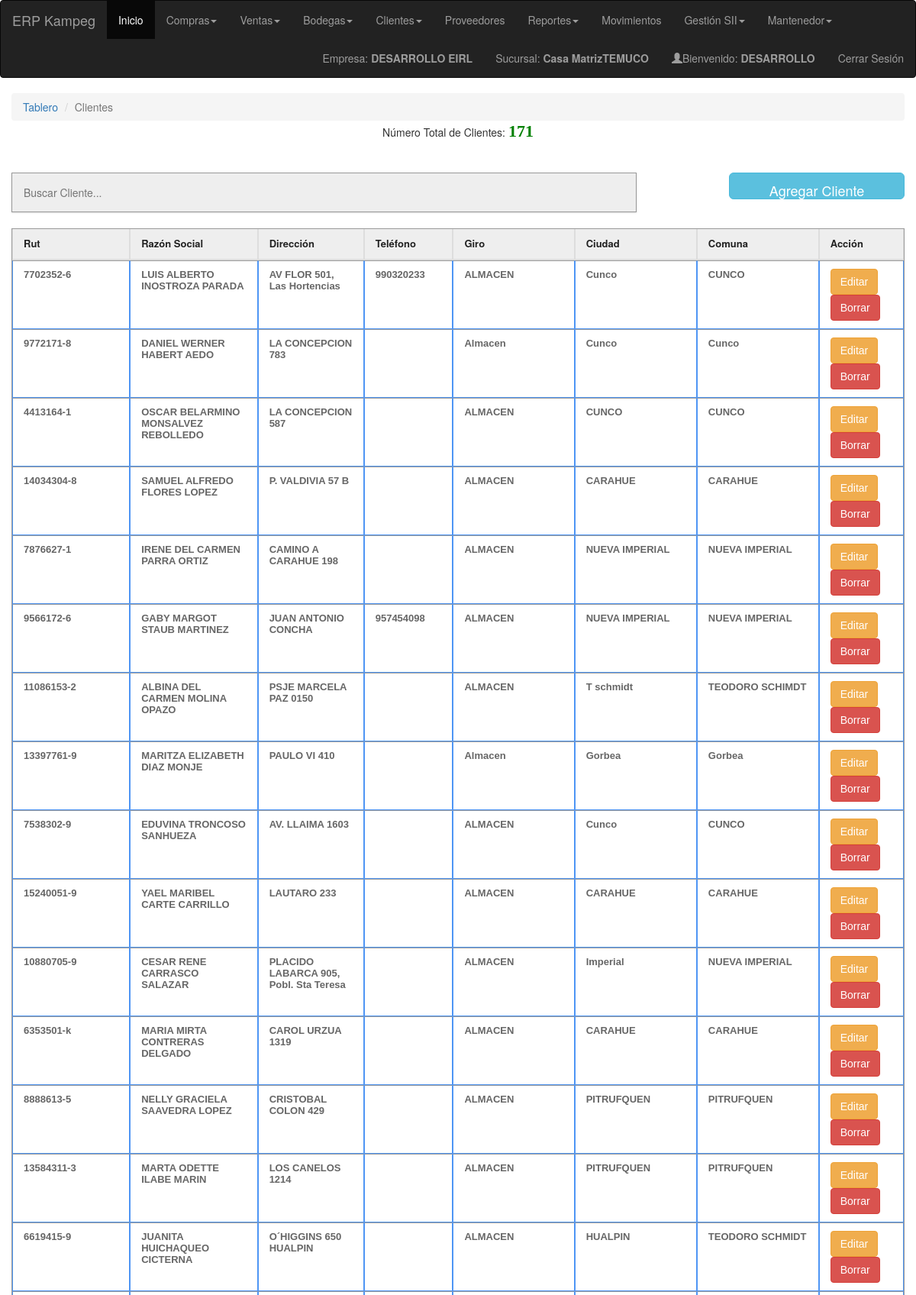
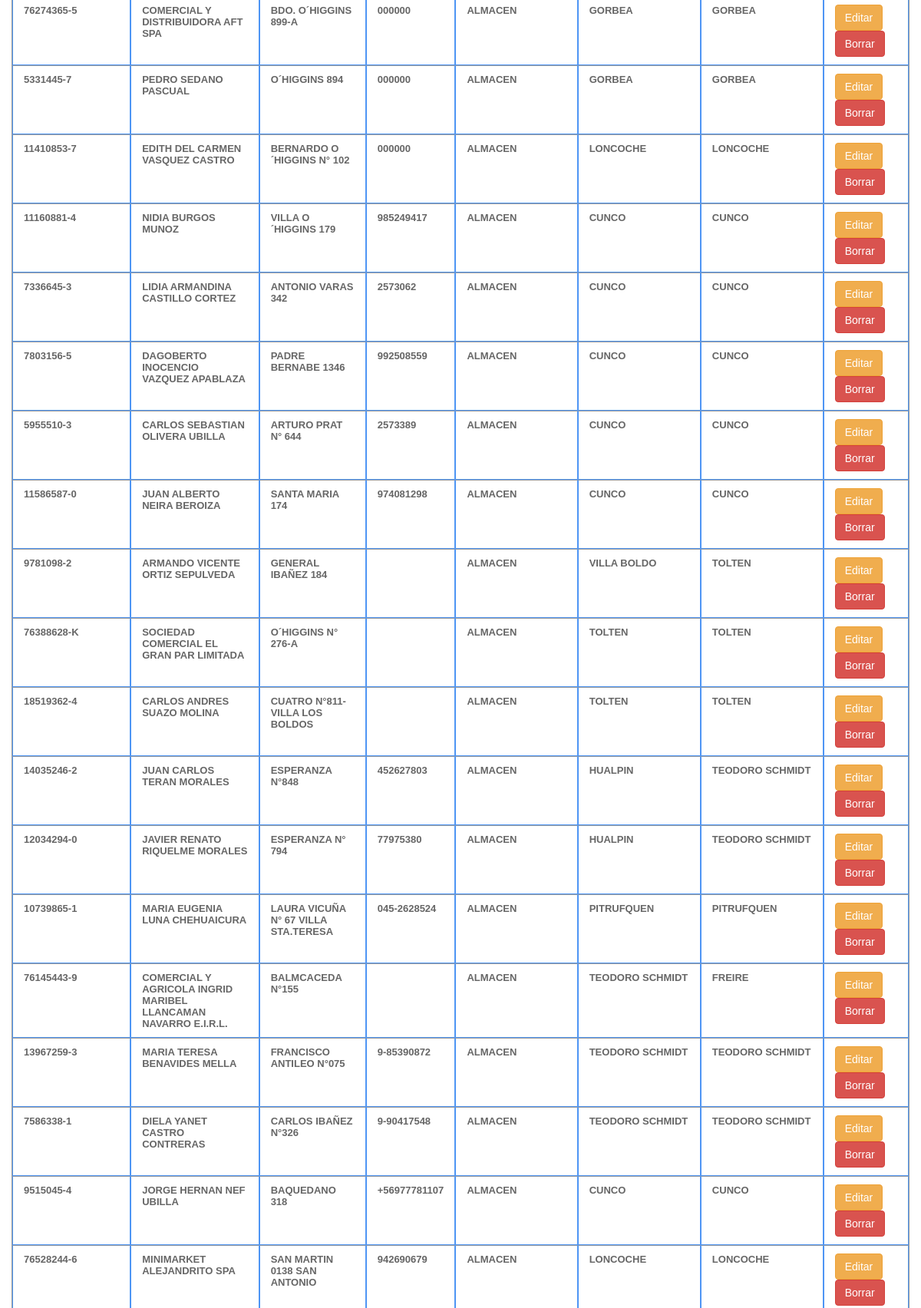
The app's page /intranet/customer.php (signed in, upper part) with its own data (2 pictures, top to bottom).
### tables this page shows
CREATE TABLE `empresa` (
  `empresa_id` int(11) NOT NULL AUTO_INCREMENT,
  `empresa_nombre` varchar(100) NOT NULL,
  `empresa_rut` varchar(100) NOT NULL,
  `empresa_direccion` varchar(100) NOT NULL,
  `empresa_telefono` varchar(100) NOT NULL,
  `empresa_representante_legal` varchar(100) NOT NULL,
  `user_create` varchar(100) NOT NULL,
  `date_create` timestamp NOT NULL DEFAULT CURRENT_TIMESTAMP,
  `user_update` varchar(100) NOT NULL,
  `date_update` timestamp NOT NULL DEFAULT '0000-00-00 00:00:00',
  `delete` int(1) NOT NULL DEFAULT '0',
  PRIMARY KEY (`empresa_id`)
);

CREATE TABLE `sucursal` (
  `sucursal_id` int(10) NOT NULL AUTO_INCREMENT,
  `sucursal_nombre` varchar(50) DEFAULT '0',
  `sucursal_direccion` varchar(100) DEFAULT '0',
  `sucursal_telefono` varchar(50) DEFAULT '0',
  `sucursal_ciudad` varchar(50) DEFAULT '0',
  `sucursal_comuna` varchar(50) DEFAULT '0',
  `empresa_id` int(10) NOT NULL DEFAULT '0',
  `user_create` varchar(50) DEFAULT '0',
  `date_create` timestamp NULL DEFAULT CURRENT_TIMESTAMP,
  `user_update` varchar(100) NOT NULL,
  `date_update` timestamp NOT NULL DEFAULT '0000-00-00 00:00:00',
  `delete` int(1) NOT NULL DEFAULT '0',
  PRIMARY KEY (`sucursal_id`,`empresa_id`),
  KEY `FK__empresa` (`empresa_id`),
  CONSTRAINT `FK__empresa` FOREIGN KEY (`empresa_id`) REFERENCES `empresa` (`empresa_id`)
);

CREATE TABLE `customer` (
  `customer_id` int(11) NOT NULL AUTO_INCREMENT,
  `rut` varchar(15) NOT NULL,
  `customer_name` varchar(100) NOT NULL,
  `customer_fantasyname` varchar(100) NOT NULL,
  `address` varchar(100) NOT NULL,
  `contact` varchar(100) NOT NULL,
  `phone` varchar(100) NOT NULL,
  `membership_number` varchar(100) NOT NULL,
  `prod_name` varchar(550) NOT NULL,
  `email` varchar(150) NOT NULL,
  `expected_date` varchar(500) NOT NULL,
  `ciudad` varchar(100) NOT NULL,
  `comuna` varchar(100) NOT NULL,
  `note` varchar(500) NOT NULL,
  `empresa_id` int(10) NOT NULL,
  `sucursal_id` int(10) NOT NULL,
  `user_create` varchar(100) NOT NULL,
  `date_create` timestamp NOT NULL DEFAULT CURRENT_TIMESTAMP,
  `user_update` varchar(100) NOT NULL,
  `date_update` timestamp NOT NULL DEFAULT '0000-00-00 00:00:00',
  `delete` int(1) NOT NULL DEFAULT '0',
  `tipo_cliente` varchar(50) DEFAULT NULL,
  `bloqueado` varchar(10) DEFAULT NULL,
  `rut_libre` varchar(10) DEFAULT NULL,
  `descuento` varchar(10) DEFAULT NULL,
  `porcentaje_maximo_descuento` varchar(20) DEFAULT NULL,
  `saldo_maximo` int(30) DEFAULT NULL,
  `vendedor_cartera` varchar(50) DEFAULT NULL,
  PRIMARY KEY (`customer_id`),
  KEY `FK_customer_empresa` (`empresa_id`),
  CONSTRAINT `FK_customer_empresa` FOREIGN KEY (`empresa_id`) REFERENCES `empresa` (`empresa_id`)
);

### connect.php (called while the page is built, shortened)
<?php
	$sesionEmpresaID = $_SESSION['SESS_EMPRESA_ID'];
	$sesionSucursalID = $_SESSION['SESS_SUCURSAL_ID'];
	$userposition = $_SESSION['SESS_TYPE'];
?>

### intranet/customer.php (the view, shortened to what this page needs)
<html>
<head>
        <link href="../css/bootstrap.min.css" rel="stylesheet">
        <?php
			require_once('auth.php');
		 ?>
    </head>
<body>
<?php include('navfixed.php');?>
<div class="container-fluid">
      <div class="row-fluid">
	<div class="span10">
	<div class="contentheader">
			<ul class="breadcrumb">
			<li><a href="index.php">Tablero</a></li>
			<li class="active">Clientes</li>
			</ul>
<div style="margin-top: -19px; margin-bottom: 21px;">
<?php
			include('../connect.php');
				$result = mysql_query("SELECT * FROM customer WHERE empresa_id = $sesionEmpresaID AND `delete`='0' ORDER BY customer_id DESC");
				$rowcount = mysql_num_rows($result);
			?>
			<div style="text-align:center;">
			N&uacute;mero Total de Clientes: <font color="green" style="font:bold 22px 'Aleo';"><?php echo $rowcount;?></font>
			</div>
</div>
<br />
<input type="text" name="filter" style="padding:15px;" id="filter" placeholder="Buscar Cliente..." autocomplete="off" />
<button type="button" class="btn btn-info btn-lg" id="myBtn" style="float:right; width:230px; height:35px;" >Agregar Cliente</button>
<br /><br /><br />
<table class="table table-bordered" id="resultTable" data-responsive="table" style="text-align: left;">
	<thead>
		<tr>
			<th width="15%"> Rut </th>
			<th width="10%"> Raz&oacute;n Social </th>
			<th width="10%"> Direcci&oacute;n </th>
            <th width="10%"> Tel&eacute;fono </th>
			<th width="15%"> Giro</th>
			<th width="15%"> Ciudad</th>
			<th width="15%"> Comuna</th>
			<th width="10%"> Acci&oacute;n </th>
		</tr>
	</thead>
	<tbody>
			<?php
				include('../connect.php');
				$result = mysql_query("SELECT * FROM customer WHERE empresa_id = $sesionEmpresaID AND `delete`='0' ORDER BY customer_id DESC");
				while($row = mysql_fetch_array($result, MYSQL_ASSOC))
				{
			?>
			<tr class="record">
			<td><?php echo $row['rut']; ?></td>
			<td><?php echo $row['customer_name']; ?></td>
			<td><?php echo $row['address']; ?></td>
            <td><?php echo $row['phone']; ?></td>
			<td><?php echo $row['prod_name']; ?></td>
			<td><?php echo $row['ciudad']; ?></td>
			<td><?php echo $row['comuna']; ?></td>
			<td>
            <Button data-id="<?php echo $row['customer_id']; ?>" type="button" class="btn btn-warning btn-mini editButton" data-toggle="modal" />Editar</button>
			<a href="#" id="<?php echo $row['customer_id']; ?>" class="delbutton" title="Click para borrar cliente"><button class="btn btn-danger btn-mini"><i class="icon-trash"></i> Borrar</button></a></td>
			</tr>
			<?php
				}
			?>
	</tbody>
</table>
       	<link href="../style.css" media="screen" rel="stylesheet" type="text/css" />
  </div>
  </div>
  </div>
</body>
</html>

### intranet/navfixed.php (shortened to what this page needs)
 <?php include('../connect.php');?>
 <nav class="navbar navbar-inverse">
  <div class="container-fluid">
    <div class="navbar-header">
      <a class="navbar-brand" href="index.php">ERP Kampeg</a>
    </div>
    <ul class="nav navbar-nav">
      <li class="active"><a href="index.php">Inicio</a></li>
      <?php if($userposition=='Vendedor' || $userposition=='Cajero' || $userposition=='Administrador'){?>
      <li class="dropdown"><a class="dropdown-toggle" data-toggle="dropdown" href="#">Compras<span class="caret"></span></a>
      </li>
      <?php }?>
      <?php if($userposition=='Vendedor' || $userposition=='Cajero' || $userposition=='Administrador'){?>
      <li class="dropdown"><a class="dropdown-toggle" data-toggle="dropdown" href="#">Ventas<span class="caret"></span></a>
      </li>
      <?php }?>
      <?php if($userposition=='Bodeguero' || $userposition=='Administrador'){?>
      <li class="dropdown"><a class="dropdown-toggle" data-toggle="dropdown" href="/ERP-Kampeg-PRO/intranet/bodegas.php">Bodegas<span class="caret"></span></a>
      </li>
      <?php }?>
      <?php if($userposition=='Cajero' || $userposition=='Administrador'){?>
      <li class="dropdown"><a class="dropdown-toggle" data-toggle="dropdown" href="/ERP-Kampeg-PRO/intranet/bodegas.php">Clientes<span class="caret"></span></a>
      </li>
      <?php }?>
      <?php if($userposition=='Cajero' || $userposition=='Administrador'){?>
      <li><a href="/ERP-Kampeg-PRO/intranet/supplier.php">Proveedores</a></li>
      <?php }?>
      <?php if($userposition=='Vendedor' || $userposition=='Cajero' || $userposition=='Administrador'){?>
	  <li class="dropdown"><a class="dropdown-toggle" data-toggle="dropdown" href="/ERP-Kampeg-PRO/intranet/bodegas.php">Reportes<span class="caret"></span></a>
      </li>
      <?php }?>
      <?php if($userposition=='Cajero' || $userposition=='Administrador'){?>
      <li><a href="#">Movimientos</a></li>
      <?php }?>
      <?php if($userposition=='Cajero' || $userposition=='Administrador'){?>
      <li class="dropdown"><a class="dropdown-toggle" data-toggle="dropdown" href="#">Gesti&oacute;n SII<span class="caret"></span></a>
      </li>
      <?php }?>
      <?php if($userposition=='Administrador'){?>
      <li class="dropdown"><a class="dropdown-toggle" data-toggle="dropdown" href="#">Mantenedor<span class="caret"></span></a>
      </li>
      <?php }?>
    </ul>
    <ul class="nav navbar-nav navbar-right">
      <li><a href="#">Empresa:<strong>
	  		<?php
				$result = mysql_query("SELECT * from empresa WHERE empresa_id = $sesionEmpresaID");
				while($row = mysql_fetch_array($result, MYSQL_ASSOC))
				{ echo $row['empresa_nombre'];}
			?>
      </strong></a></li>
      <li><a href="#">Sucursal:<strong>
	  		<?php
				$result = mysql_query("SELECT * from sucursal WHERE sucursal_id = $sesionSucursalID");
				while($row = mysql_fetch_array($result, MYSQL_ASSOC))
				{ echo $row['sucursal_nombre'];}
			?>
      </strong></a></li>
      <li><a href="#"><span class="glyphicon glyphicon-user"></span>Bienvenido:<strong> <?php echo $_SESSION['SESS_FIRST_NAME'];?></strong></a></li>
      <li><a href="/ERP-Kampeg-PRO/index.php"><font color="red"><i class="icon-off icon-large"></i></font> Cerrar Sesi&oacute;n</a></li>
    </ul>
  </div>
</nav>

### style.css (style rules this page uses)
td a { color:darkblue; }
input { border: 1px solid #999; background: #EEEEEE; padding: 10px; box-shadow:0 1px 2px #ddd; -moz-box-shadow:0 1px 2px #ddd; -webkit-box-shadow:0 1px 2px #ddd; }
#filter { width: 70%; float:left; }
#resultTable { border-collapse: separate; background-color: #FFFFFF; border-spacing: 0; max-width: 100%; }
#resultTable { color: #666666; text-shadow: 0 1px 0 #FFFFFF; width: 100%; border: 1px solid #999999; box-shadow: 0 5px 5px -5px rgba(0, 0, 0, 0.3); margin-top: 13px; }
#resultTable thead tr th { background: none repeat scroll 0 0 #EEEEEE; color: #222222; padding: 10px 14px; text-align: left; border-top: 0 none; font-size: 13px; }
#resultTable tbody tr td { font: bold 13px 'Arial'; text-align: left; padding: 10px 14px; border-top: 1px solid #999999; }
#resultTable td { padding:7px; border:#4e95f4 1px solid; }
#resultTable tr { background: #fff; }

### records on screen
empresa: empresa_nombre "DESARROLLO EIRL"
sucursal: sucursal_nombre "Casa Matriz"
sucursal: sucursal_nombre "TEMUCO"
customer: rut "7702352-6", customer_name "LUIS ALBERTO INOSTROZA PARADA", address "AV FLOR 501, Las Hortencias", phone "990320233", prod_name "ALMACEN", ciudad "Cunco", comuna "CUNCO"
customer: rut "9772171-8", customer_name "DANIEL WERNER HABERT AEDO", address "LA CONCEPCION 783", prod_name "Almacen", ciudad "Cunco", comuna "Cunco"
customer: rut "4413164-1", customer_name "OSCAR BELARMINO MONSALVEZ REBOLLEDO", address "LA CONCEPCION 587", prod_name "ALMACEN", ciudad "CUNCO", comuna "CUNCO"
customer: rut "14034304-8", customer_name "SAMUEL ALFREDO FLORES LOPEZ", address "P. VALDIVIA 57 B", prod_name "ALMACEN", ciudad "CARAHUE", comuna "CARAHUE"
customer: rut "7876627-1", customer_name "IRENE DEL CARMEN PARRA ORTIZ", address "CAMINO A CARAHUE 198", prod_name "ALMACEN", ciudad "NUEVA IMPERIAL", comuna "NUEVA IMPERIAL"
customer: rut "9566172-6", customer_name "GABY MARGOT STAUB MARTINEZ", address "JUAN ANTONIO CONCHA", phone "957454098", prod_name "ALMACEN", ciudad "NUEVA IMPERIAL", comuna "NUEVA IMPERIAL"
customer: rut "11086153-2", customer_name "ALBINA DEL CARMEN MOLINA OPAZO", address "PSJE MARCELA PAZ 0150", prod_name "ALMACEN", ciudad "T schmidt", comuna "TEODORO SCHIMDT"
customer: rut "13397761-9", customer_name "MARITZA ELIZABETH DIAZ MONJE", address "PAULO VI 410", prod_name "Almacen", ciudad "Gorbea", comuna "Gorbea"
customer: rut "7538302-9", customer_name "EDUVINA TRONCOSO SANHUEZA", address "AV. LLAIMA 1603", prod_name "ALMACEN", ciudad "Cunco", comuna "CUNCO"
customer: rut "15240051-9", customer_name "YAEL MARIBEL CARTE CARRILLO", address "LAUTARO 233", prod_name "ALMACEN", ciudad "CARAHUE", comuna "CARAHUE"
customer: rut "10880705-9", customer_name "CESAR RENE CARRASCO SALAZAR", address "PLACIDO LABARCA 905, Pobl. Sta Teresa", prod_name "ALMACEN", ciudad "Imperial", comuna "NUEVA IMPERIAL"
customer: rut "6353501-k", customer_name "MARIA MIRTA CONTRERAS DELGADO", address "CAROL URZUA 1319", prod_name "ALMACEN", ciudad "CARAHUE", comuna "CARAHUE"
customer: rut "8888613-5", customer_name "NELLY GRACIELA SAAVEDRA LOPEZ", address "CRISTOBAL COLON 429", prod_name "ALMACEN", ciudad "PITRUFQUEN", comuna "PITRUFQUEN"
customer: rut "13584311-3", customer_name "MARTA ODETTE ILABE MARIN", address "LOS CANELOS 1214", prod_name "ALMACEN", ciudad "PITRUFQUEN", comuna "PITRUFQUEN"
customer: rut "6619415-9", customer_name "JUANITA HUICHAQUEO CICTERNA", address "O´HIGGINS 650 HUALPIN", prod_name "ALMACEN", ciudad "HUALPIN", comuna "TEODORO SCHMIDT"
customer: rut "76274365-5", customer_name "COMERCIAL Y DISTRIBUIDORA AFT SPA", address "BDO. O´HIGGINS 899-A", phone "000000", prod_name "ALMACEN", ciudad "GORBEA", comuna "GORBEA"
customer: rut "5331445-7", customer_name "PEDRO SEDANO PASCUAL", address "O´HIGGINS 894", phone "000000", prod_name "ALMACEN", ciudad "GORBEA", comuna "GORBEA"
customer: rut "11410853-7", customer_name "EDITH DEL CARMEN VASQUEZ CASTRO", address "BERNARDO O´HIGGINS N° 102", phone "000000", prod_name "ALMACEN", ciudad "LONCOCHE", comuna "LONCOCHE"
customer: rut "11160881-4", customer_name "NIDIA BURGOS MUNOZ", address "VILLA O´HIGGINS 179", phone "985249417", prod_name "ALMACEN", ciudad "CUNCO", comuna "CUNCO"
customer: rut "7336645-3", customer_name "LIDIA ARMANDINA CASTILLO CORTEZ", address "ANTONIO VARAS 342", phone "2573062", prod_name "ALMACEN", ciudad "CUNCO", comuna "CUNCO"
customer: rut "7803156-5", customer_name "DAGOBERTO INOCENCIO VAZQUEZ APABLAZA", address "PADRE BERNABE 1346", phone "992508559", prod_name "ALMACEN", ciudad "CUNCO", comuna "CUNCO"
customer: rut "5955510-3", customer_name "CARLOS SEBASTIAN OLIVERA UBILLA", address "ARTURO PRAT N° 644", phone "2573389", prod_name "ALMACEN", ciudad "CUNCO", comuna "CUNCO"
customer: rut "11586587-0", customer_name "JUAN ALBERTO NEIRA BEROIZA", address "SANTA MARIA 174", phone "974081298", prod_name "ALMACEN", ciudad "CUNCO", comuna "CUNCO"
customer: rut "9781098-2", customer_name "ARMANDO VICENTE ORTIZ SEPULVEDA", address "GENERAL IBAÑEZ 184", prod_name "ALMACEN", ciudad "VILLA BOLDO", comuna "TOLTEN"
customer: rut "76388628-K", customer_name "SOCIEDAD COMERCIAL EL GRAN PAR LIMITADA", address "O´HIGGINS N° 276-A", prod_name "ALMACEN", ciudad "TOLTEN", comuna "TOLTEN"
customer: rut "18519362-4", customer_name "CARLOS ANDRES SUAZO MOLINA", address "CUATRO N°811- VILLA LOS BOLDOS", prod_name "ALMACEN", ciudad "TOLTEN", comuna "TOLTEN"
customer: rut "14035246-2", customer_name "JUAN CARLOS TERAN MORALES", address "ESPERANZA N°848", phone "452627803", prod_name "ALMACEN", ciudad "HUALPIN", comuna "TEODORO SCHMIDT"
customer: rut "12034294-0", customer_name "JAVIER RENATO RIQUELME MORALES", address "ESPERANZA N° 794", phone "77975380", prod_name "ALMACEN", ciudad "HUALPIN", comuna "TEODORO SCHMIDT"
customer: rut "10739865-1", customer_name "MARIA EUGENIA LUNA CHEHUAICURA", address "LAURA VICUÑA N° 67 VILLA STA.TERESA", phone "045-2628524", prod_name "ALMACEN", ciudad "PITRUFQUEN", comuna "PITRUFQUEN"
customer: rut "76145443-9", customer_name "COMERCIAL Y AGRICOLA INGRID MARIBEL LLANCAMAN NAVARRO E.I.R.L.", address "BALMCACEDA N°155", prod_name "ALMACEN", ciudad "TEODORO SCHMIDT", comuna "FREIRE"
customer: rut "13967259-3", customer_name "MARIA TERESA BENAVIDES MELLA", address "FRANCISCO ANTILEO N°075", phone "9-85390872", prod_name "ALMACEN", ciudad "TEODORO SCHMIDT", comuna "TEODORO SCHMIDT"
customer: rut "7586338-1", customer_name "DIELA YANET CASTRO CONTRERAS", address "CARLOS IBAÑEZ N°326", phone "9-90417548", prod_name "ALMACEN", ciudad "TEODORO SCHMIDT", comuna "TEODORO SCHMIDT"
customer: rut "9515045-4", customer_name "JORGE HERNAN NEF UBILLA", address "BAQUEDANO 318", phone "+56977781107", prod_name "ALMACEN", ciudad "CUNCO", comuna "CUNCO"
customer: rut "76528244-6", customer_name "MINIMARKET ALEJANDRITO SPA", address "SAN MARTIN 0138 SAN ANTONIO", phone "942690679", prod_name "ALMACEN", ciudad "LONCOCHE", comuna "LONCOCHE"

### other values on screen
$_SESSION['SESS_FIRST_NAME'] "DESARROLLO"
$rowcount "171"
